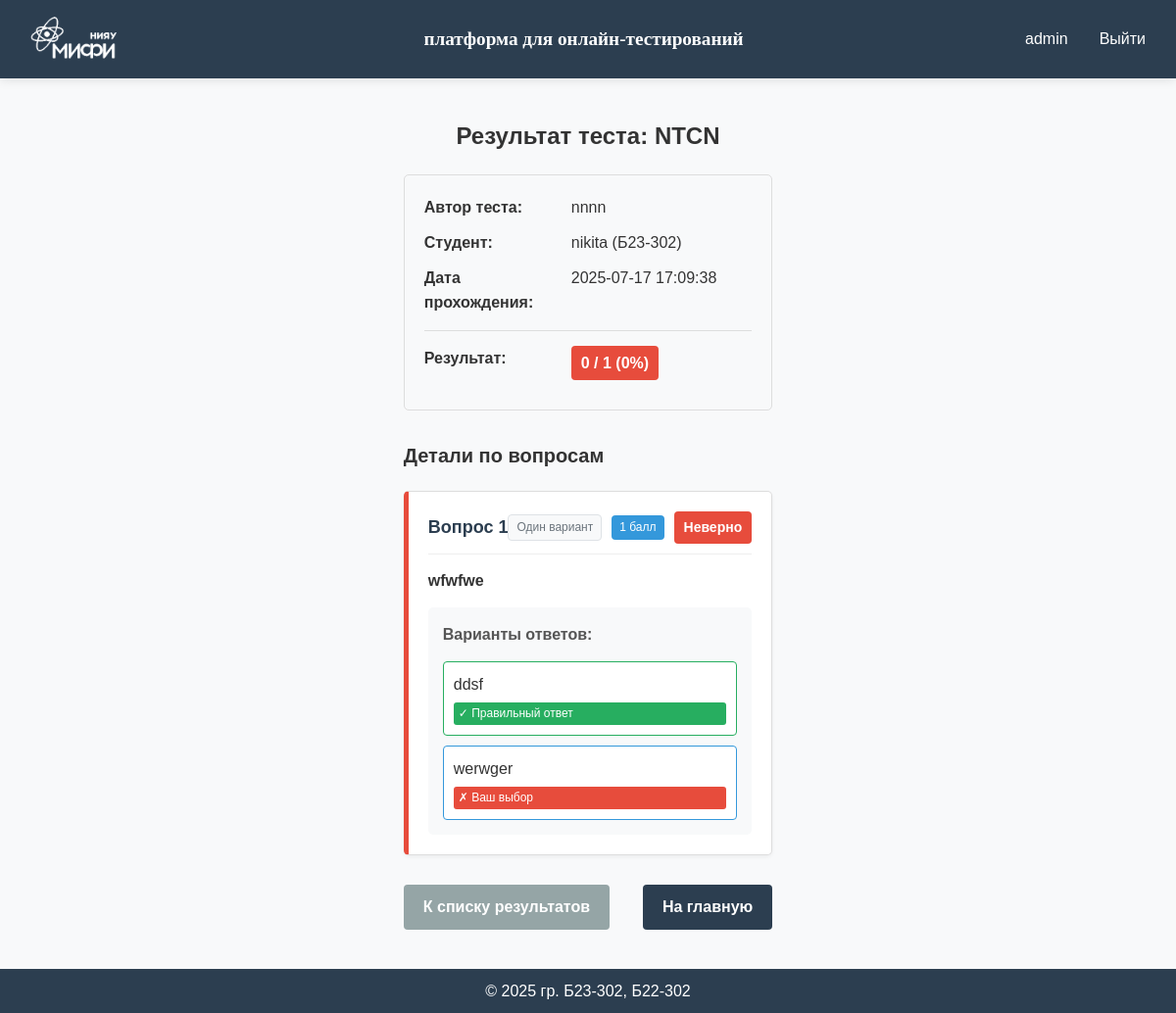
Page /result/11 (signed in) on the committed database.
### app/models.py (models this page shows, shortened)
class User(db.Model, UserMixin):
    id = db.Column(db.Integer, primary_key=True)
    username = db.Column(db.String(80), unique=True, nullable=False)
    password_hash = db.Column(db.String(128), nullable=False)
    role = db.Column(db.String(20), nullable=False, default='user')
    group = db.Column(db.String(7), default="")

class Test(db.Model):
    __tablename__ = 'tests'  # Изменяем имя таблицы на 'tests'
    id = db.Column(db.Integer, primary_key=True)
    test_author = db.Column(db.String(80), nullable=False)
    test_info = db.Column(db.Text)  # Для SQLite используем Text вместо JSON
    groups = db.Column(db.Text)  # Переименовано с test_groups на groups

### app/pass_tests/routes.py (the view)
@pass_tests_bp.route('/result/<int:result_id>')
@login_required
def view_result(result_id):
    result = TestResult.query.get_or_404(result_id)
    if result.student_id != current_user.id and current_user.role != 'admin':
        flash('У вас нет доступа к этому результату.', 'danger')
        return redirect(url_for('pass_tests.results'))
    test = Test.query.get(result.test_id)
    if not test:
        flash('Тест не найден.', 'danger')
        return redirect(url_for('pass_tests.results'))
    test_info = json.loads(test.test_info)
    result_data = json.loads(result.test_result)
    return render_template('pass_tests/view_result.html',
                          test_name=test_info.get('name', 'Без названия'),
                          test_author=test.test_author,
                          result=result_data,
                          result_id=result.id,
                          test_id=test.id,
                          student=User.query.get(result.student_id),
                          is_graded=result.is_graded,
                          graded_by=result.graded_by,
                          graded_at=result.graded_at.strftime('%Y-%m-%d %H:%M:%S') if result.graded_at else None)

### app/models.py (called while the page is built)
@login_manager.user_loader
def load_user(user_id):
    return User.query.get(int(user_id))

### app/templates/pass_tests/view_result.html (shortened to what this page needs)
{% extends "base.html" %}
{% block content %}
<div class="result-detail">
    <h1 class="page-title">Результат теста: {{ test_name }}</h1>
    <div class="result-summary">
        <div class="summary-item">
            <span class="label">Автор теста:</span>
            <span class="value">{{ test_author }}</span>
        </div>
        <div class="summary-item">
            <span class="label">Студент:</span>
            <span class="value">{{ student.username }} ({{ student.group }})</span>
        </div>
        <div class="summary-item">
            <span class="label">Дата прохождения:</span>
            <span class="value">{{ result.completed_at }}</span>
        </div>
        <div class="summary-item score-item">
            <span class="label">Результат:</span>
            <span class="value score {% if result.percentage >= 70 %}good-score{% elif result.percentage >= 40 %}average-score{% else %}poor-score{% endif %}">
                {{ result.score }} / {{ result.total }} ({{ result.percentage }}%)
            </span>
        </div>
    </div>
    <h2 class="section-title">Детали по вопросам</h2>
    <div class="questions-detail">
        {% for question_result in result.questions %}
            <div class="question-card {% if question_result.is_correct %}correct-answer{% else %}wrong-answer{% endif %}">
                <div class="question-header">
                    <h3>Вопрос {{ loop.index }}</h3>
                    <div class="question-info">
                        <span class="question-type-badge">
                            {% if question_result.type == 'single' %}
                                Один вариант
                            {% elif question_result.type == 'multiple' %}
                                Несколько вариантов
                            {% elif question_result.type == 'text' %}
                                Текстовый ответ
                            {% endif %}
                        </span>
                        <span class="points-badge">
                            {{ question_result.points }} балл{% if question_result.points > 1 %}{% if question_result.points < 5 %}а{% else %}ов{% endif %}{% endif %}
                        </span>
                        <span class="result-badge {% if question_result.is_correct %}correct{% else %}wrong{% endif %}">
                            {% if question_result.is_correct %}Верно{% else %}Неверно{% endif %}
                        </span>
                    </div>
                </div>
                <div class="question-text">
                    {{ question_result.question }}
                </div>
                <div class="answer-detail">
                    {% if question_result.type == 'single' %}
                        <div class="options-list">
                            <h4>Варианты ответов:</h4>
                            <div class="options-grid">
                                {% for option in question_result.options %}
                                    <div class="option-item {% if option == question_result.user_answer %}user-selected{% endif %} {% if option == question_result.correct_answer %}correct-option{% endif %}">
                                        {{ option }}
                                        {% if option == question_result.user_answer and option == question_result.correct_answer %}
                                            <span class="option-badge correct">✓ Ваш выбор (верно)</span>
                                        {% elif option == question_result.user_answer %}
                                            <span class="option-badge wrong">✗ Ваш выбор</span>
                                        {% elif option == question_result.correct_answer %}
                                            <span class="option-badge correct">✓ Правильный ответ</span>
                                        {% endif %}
                                    </div>
                                {% endfor %}
                            </div>
                        </div>
                    {% endif %}
                </div>
            </div>
        {% endfor %}
    </div>
    <div class="back-links">
        <a href="{{ url_for('pass_tests.results') }}" class="btn btn-secondary">К списку результатов</a>
        <a href="{{ url_for('main.index') }}" class="btn btn-primary">На главную</a>
    </div>
</div>
{% endblock %}

### app/templates/base.html (shortened to what this page needs)
<!DOCTYPE html>
<html lang="ru">
<head>
    <link rel="stylesheet" href="{{ url_for('static', filename='css/style.css') }}">
</head>
<body>
    <div class="page-wrapper">
        <header class="header">
            <div class="container">
                <img src="{{ url_for('static', filename='images/logo-mini-without (1).png') }}" class="mephi"/>
                <a href="{{ url_for('main.index') }}" class="logo">платформа для онлайн-тестирований</a>
                <nav class="nav">
                    {% if current_user.is_authenticated %}
                        <span class="username">{{ current_user.username }}</span>
                        <a href="{{ url_for('auth.logout') }}" class="nav-link">Выйти</a>
                    {% else %}
                        <a href="{{ url_for('auth.login') }}" class="nav-link">Войти</a>
                        <a href="{{ url_for('auth.register') }}" class="btn btn-primary">Зарегистрироваться</a>
                    {% endif %}
                </nav>
            </div>
        </header>
        <main class="main-content">
            <div class="container">
                {% block content %}{% endblock %}
            </div>
        </main>
        <footer class="footer">
            <div class="container">
                <p>&copy; 2025 гр. Б23-302, Б22-302</p>
            </div>
        </footer>
    </div>
</body>
</html>

### app/static/css/style.css (style rules this page uses)
:root { --primary-color: #4a6bff; --secondary-color: #6c757d; --success-color: #28a745; --danger-color: #dc3545; --light-color: #f8f9fa; --dark-color: #2c3e50; --text-color: #333; --border-radius: 4px; --box-shadow: 0 2px 10px rgba(0, 0, 0, 0.1); --transition: all 0.3s ease; }
* { margin: 0; padding: 0; box-sizing: border-box; }
html, body { height: 100%; }
body { font-family: Helvetica; line-height: 1.6; color: var(--text-color); background-color: var(--light-color); display: flex; flex-direction: column; }
.page-wrapper { display: flex; flex-direction: column; min-height: 100vh; }
.header { background-color: var(--dark-color); color: white; padding: 10px 0; box-shadow: var(--box-shadow); position: sticky; top: 0; z-index: 100; }
.header .container { display: flex; justify-content: space-between; align-items: center; max-width: 1200px; margin: 0 auto; padding: 0 15px; }
.mephi { height: 60px; width: auto; }
.logo { color: white; font-size: 1.2rem; font-weight: bold; font-family: Verdana; text-decoration: none; margin-left: 10px; }
.nav { display: flex; align-items: center; gap: 1rem; }
.nav-link, .btn { color: white; text-decoration: none; padding: 0.5rem 1rem; border-radius: var(--border-radius); transition: var(--transition); }
.btn-primary { background-color: var(--primary-color); }
.main-content { flex: 1; display: flex; justify-content: center; align-items: center; padding: 20px; }
.footer { background-color: var(--dark-color); color: white; padding: 10px 0; text-align: center; }
.footer .container { max-width: 1200px; margin: 0 auto; padding: 0 15px; }

### app/templates/pass_tests/view_result.html (style rules this page uses)
.result-detail { max-width: 800px; margin: 0 auto; padding: 20px 0; }
.page-title { font-size: 24px; margin-bottom: 20px; color: #333; text-align: center; }
.result-summary { background-color: #f8f9fa; border: 1px solid #ddd; border-radius: 5px; padding: 20px; margin-bottom: 30px; }
.summary-item { margin-bottom: 10px; display: flex; }
.summary-item .label { font-weight: bold; width: 150px; }
.score-item { margin-top: 15px; padding-top: 15px; border-top: 1px solid #ddd; }
.score { font-weight: bold; padding: 5px 10px; border-radius: 4px; }
.poor-score { background-color: #e74c3c; color: white; }
.section-title { font-size: 20px; margin: 30px 0 20px; color: #333; }
.questions-detail { display: flex; flex-direction: column; gap: 20px; }
.question-card { background-color: white; border: 1px solid #ddd; border-radius: 5px; padding: 20px; box-shadow: 0 2px 4px rgba(0,0,0,0.05); }
.wrong-answer { border-left: 5px solid #e74c3c; }
.question-header { display: flex; justify-content: space-between; align-items: center; margin-bottom: 15px; border-bottom: 1px solid #eee; padding-bottom: 10px; }
.question-header h3 { margin: 0; font-size: 18px; color: #2c3e50; }
.question-info { display: flex; gap: 10px; align-items: center; }
.question-type-badge { font-size: 12px; background-color: #f8f9fa; color: #6c757d; padding: 3px 8px; border-radius: 4px; border: 1px solid #dee2e6; }
.points-badge { font-size: 12px; background-color: #3498db; color: white; padding: 3px 8px; border-radius: 4px; }
.result-badge { padding: 5px 10px; border-radius: 4px; font-weight: bold; font-size: 14px; }
.result-badge.wrong { background-color: #e74c3c; color: white; }
.question-text { font-size: 16px; margin-bottom: 15px; line-height: 1.5; font-weight: bold; }
.answer-detail { background-color: #f8f9fa; padding: 15px; border-radius: 5px; }
.options-list h4 { margin-top: 0; margin-bottom: 15px; font-size: 16px; color: #555; }
.options-grid { display: grid; grid-template-columns: repeat(auto-fill, minmax(200px, 1fr)); gap: 10px; }
.option-item { padding: 10px; border: 1px solid #ddd; border-radius: 4px; position: relative; background-color: white; }
.user-selected { border-color: #3498db; }
.correct-option { border-color: #27ae60; }
.option-badge { display: block; font-size: 12px; margin-top: 5px; padding: 2px 5px; border-radius: 3px; }
.option-badge.correct { background-color: #27ae60; color: white; }
.option-badge.wrong { background-color: #e74c3c; color: white; }
.back-links { margin-top: 30px; display: flex; justify-content: space-between; }
.btn { padding: 10px 20px; border-radius: 4px; font-weight: bold; cursor: pointer; text-decoration: none; }
.btn-primary { background-color: #2c3e50; color: white; }
.btn-secondary { background-color: #95a5a6; color: white; }

### rows in the picture
User: username "admin"
Test: test_author "nnnn"
User: username "nikita", group "Б23-302"

### other values in the picture
{{ test_name }} "NTCN"
{{ result.completed_at }} "2025-07-17 17:09:38"
{{ result.score }} "0"
{{ result.total }} "1"
{{ result.percentage }} "0"
{{ question_result.points }} "1"
{{ question_result.question }} "wfwfwe"
{{ option }} "ddsf" "werwger"
